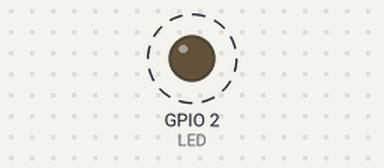
Recording of a sketch running on a simulated ESP32. Parts: output pins drawn as LEDs (lit = HIGH). Dashed ring = blinking. What the sketch prints to the serial monitor is not drawn.

Above: at 1.0 s.
Timing chart, 0 to 5.1 s (numbered marks = the images above):
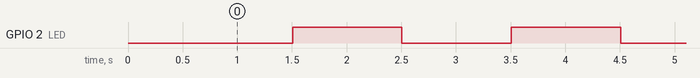

The sketch:

teste-placa.ino
```cpp
// Primeiro teste da placa, sem nenhum fio ligado alem do USB.
// Mostra no monitor serial (115200) que o ESP32 esta vivo e os dados do chip.
// Se a placa tiver LED no GPIO2, ele pisca junto. A DevKitC costuma nao ter.

const int LED = 2;

void setup() {
  Serial.begin(115200);
  pinMode(LED, OUTPUT);
  delay(500);
  Serial.println();
  Serial.println("=== ESP32 vivo ===");
  Serial.printf("Chip: %s, revisao %d, %d nucleos, %d MHz\n",
                ESP.getChipModel(), ESP.getChipRevision(), ESP.getChipCores(), ESP.getCpuFreqMHz());
  Serial.printf("Flash: %u MB\n", ESP.getFlashChipSize() / (1024 * 1024));
  Serial.printf("RAM livre: %u KB\n", ESP.getFreeHeap() / 1024);
  Serial.printf("MAC: %012llX\n", ESP.getEfuseMac());
}

void loop() {
  static uint32_t n = 0;
  digitalWrite(LED, n % 2);
  Serial.printf("ligado ha %lu s\n", (unsigned long)(millis() / 1000));
  n++;
  delay(1000);
}
```

Measured:
- by itself, GPIO 2 (LED): alternates HIGH for 1.0 s and LOW for 1.0 s
